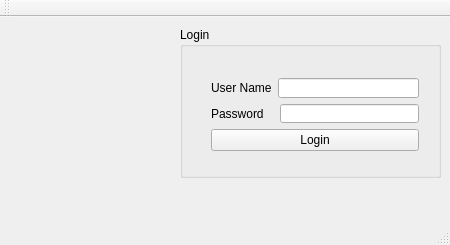
<?xml version="1.0" encoding="UTF-8"?>
<ui version="4.0">
 <class>MainWindow</class>
 <widget class="QMainWindow" name="MainWindow">
  <property name="geometry">
   <rect>
    <x>0</x>
    <y>0</y>
    <width>450</width>
    <height>245</height>
   </rect>
  </property>
  <property name="windowTitle">
   <string>MainWindow</string>
  </property>
  <widget class="QWidget" name="centralWidget">
   <widget class="QGroupBox" name="groupBox">
    <property name="geometry">
     <rect>
      <x>180</x>
      <y>10</y>
      <width>261</width>
      <height>151</height>
     </rect>
    </property>
    <property name="title">
     <string>Login</string>
    </property>
    <widget class="QWidget" name="">
     <property name="geometry">
      <rect>
       <x>20</x>
       <y>40</y>
       <width>230</width>
       <height>95</height>
      </rect>
     </property>
     <layout class="QVBoxLayout" name="verticalLayout_2">
      <item>
       <layout class="QVBoxLayout" name="verticalLayout">
        <item>
         <layout class="QHBoxLayout" name="horizontalLayout">
          <item>
           <widget class="QLabel" name="label">
            <property name="text">
             <string>User Name</string>
            </property>
            <property name="buddy">
             <cstring>lineEdit_Username</cstring>
            </property>
           </widget>
          </item>
          <item>
           <widget class="QLineEdit" name="lineEdit_Username"/>
          </item>
         </layout>
        </item>
        <item>
         <layout class="QHBoxLayout" name="horizontalLayout_2">
          <item>
           <widget class="QLabel" name="label_2">
            <property name="text">
             <string>Password   </string>
            </property>
           </widget>
          </item>
          <item>
           <widget class="QLineEdit" name="lineEdit_Password"/>
          </item>
         </layout>
        </item>
       </layout>
      </item>
      <item>
       <widget class="QPushButton" name="pushButton_Login">
        <property name="text">
         <string>Login</string>
        </property>
       </widget>
      </item>
     </layout>
    </widget>
   </widget>
   <widget class="QLabel" name="label_pic">
    <property name="geometry">
     <rect>
      <x>20</x>
      <y>16</y>
      <width>151</width>
      <height>151</height>
     </rect>
    </property>
    <property name="text">
     <string/>
    </property>
   </widget>
  </widget>
  <widget class="QMenuBar" name="menuBar">
   <property name="geometry">
    <rect>
     <x>0</x>
     <y>0</y>
     <width>450</width>
     <height>22</height>
    </rect>
   </property>
  </widget>
  <widget class="QToolBar" name="mainToolBar">
   <attribute name="toolBarArea">
    <enum>TopToolBarArea</enum>
   </attribute>
   <attribute name="toolBarBreak">
    <bool>false</bool>
   </attribute>
  </widget>
  <widget class="QStatusBar" name="statusBar"/>
 </widget>
 <layoutdefault spacing="6" margin="11"/>
 <resources/>
 <connections/>
</ui>
